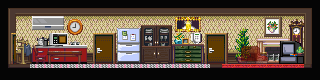

Below is a game level as drawn by its tile map, then a one-line description and the .tmx that defines it (tile-layer data replaced by summaries):
An orthogonal 20x5 tile map with 16x16 px tiles, 1 tile layer (Passability), 2 image layers.

<map version="1.0" orientation="orthogonal" renderorder="right-down" width="20" height="5" tilewidth="16" tileheight="16" nextobjectid="1">
 <tileset firstgid="1" source="Tilesets/Editor.tsx" />
 <imagelayer name="Background">
  <image source="Images/Apartment.png" width="320" height="80" />
 </imagelayer>
 <objectgroup name="Object Layer" />
 <layer name="Passability" width="20" height="5" opacity="0">
  <properties>
   <property name="CheckPassability" type="bool" value="true" />
  </properties>
  <data>[100 cells, 60 non-empty, 2 distinct tile ids]</data>
 </layer>
 <imagelayer name="Foreground">
  <image source="Images/ApartmentAbove.png" width="320" height="80" />
 </imagelayer>
</map>
